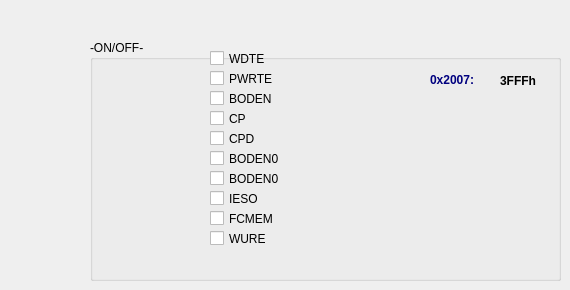
     <widget class="QWidget" name="page_8">
      <widget class="QGroupBox" name="groupBox_20">
       <property name="geometry">
        <rect>
         <x>90</x>
         <y>40</y>
         <width>471</width>
         <height>241</height>
        </rect>
       </property>
       <property name="title">
        <string>-ON/OFF-</string>
       </property>
       <widget class="QCheckBox" name="CHb_pic12_BODEN1_2">
        <property name="geometry">
         <rect>
          <x>120</x>
          <y>130</y>
          <width>70</width>
          <height>17</height>
         </rect>
        </property>
        <property name="text">
         <string>BODEN0</string>
        </property>
       </widget>
       <widget class="QCheckBox" name="CHb_pic12_wdt_4">
        <property name="geometry">
         <rect>
          <x>120</x>
          <y>10</y>
          <width>70</width>
          <height>17</height>
         </rect>
        </property>
        <property name="text">
         <string>WDTE</string>
        </property>
       </widget>
       <widget class="QCheckBox" name="CHb_pic12_CP_3">
        <property name="geometry">
         <rect>
          <x>120</x>
          <y>70</y>
          <width>70</width>
          <height>17</height>
         </rect>
        </property>
        <property name="text">
         <string>CP</string>
        </property>
       </widget>
       <widget class="QCheckBox" name="CHb_pic12_BODEN0_2">
        <property name="geometry">
         <rect>
          <x>120</x>
          <y>110</y>
          <width>70</width>
          <height>17</height>
         </rect>
        </property>
        <property name="text">
         <string>BODEN0</string>
        </property>
       </widget>
       <widget class="QCheckBox" name="CHb_pic12_pwrte_3">
        <property name="geometry">
         <rect>
          <x>120</x>
          <y>30</y>
          <width>70</width>
          <height>17</height>
         </rect>
        </property>
        <property name="text">
         <string>PWRTE</string>
        </property>
       </widget>
       <widget class="QCheckBox" name="CHb_pic12_cpd_3">
        <property name="geometry">
         <rect>
          <x>120</x>
          <y>90</y>
          <width>70</width>
          <height>17</height>
         </rect>
        </property>
        <property name="text">
         <string>CPD</string>
        </property>
       </widget>
       <widget class="QCheckBox" name="CHb_pic12_boden_3">
        <property name="geometry">
         <rect>
          <x>120</x>
          <y>50</y>
          <width>70</width>
          <height>17</height>
         </rect>
        </property>
        <property name="text">
         <string>BODEN</string>
        </property>
       </widget>
       <widget class="QLabel" name="label_16">
        <property name="geometry">
         <rect>
          <x>340</x>
          <y>30</y>
          <width>61</width>
          <height>20</height>
         </rect>
        </property>
        <property name="palette">
         <palette>
          <active>
           <colorrole role="WindowText">
            <brush brushstyle="SolidPattern">
             <color alpha="255">
              <red>0</red>
              <green>0</green>
              <blue>127</blue>
             </color>
            </brush>
           </colorrole>
           <colorrole role="Text">
            <brush brushstyle="SolidPattern">
             <color alpha="255">
              <red>0</red>
              <green>0</green>
              <blue>127</blue>
             </color>
            </brush>
           </colorrole>
           <colorrole role="ButtonText">
            <brush brushstyle="SolidPattern">
             <color alpha="255">
              <red>0</red>
              <green>0</green>
              <blue>127</blue>
             </color>
            </brush>
           </colorrole>
          </active>
          <inactive>
           <colorrole role="WindowText">
            <brush brushstyle="SolidPattern">
             <color alpha="255">
              <red>0</red>
              <green>0</green>
              <blue>127</blue>
             </color>
            </brush>
           </colorrole>
           <colorrole role="Text">
            <brush brushstyle="SolidPattern">
             <color alpha="255">
              <red>0</red>
              <green>0</green>
              <blue>127</blue>
             </color>
            </brush>
           </colorrole>
           <colorrole role="ButtonText">
            <brush brushstyle="SolidPattern">
             <color alpha="255">
              <red>0</red>
              <green>0</green>
              <blue>127</blue>
             </color>
            </brush>
           </colorrole>
          </inactive>
          <disabled>
           <colorrole role="WindowText">
            <brush brushstyle="SolidPattern">
             <color alpha="255">
              <red>118</red>
              <green>116</green>
              <blue>108</blue>
             </color>
            </brush>
           </colorrole>
           <colorrole role="Text">
            <brush brushstyle="SolidPattern">
             <color alpha="255">
              <red>118</red>
              <green>116</green>
              <blue>108</blue>
             </color>
            </brush>
           </colorrole>
           <colorrole role="ButtonText">
            <brush brushstyle="SolidPattern">
             <color alpha="255">
              <red>118</red>
              <green>116</green>
              <blue>108</blue>
             </color>
            </brush>
           </colorrole>
          </disabled>
         </palette>
        </property>
        <property name="font">
         <font>
          <pointsize>9</pointsize>
          <weight>75</weight>
          <bold>true</bold>
         </font>
        </property>
        <property name="focusPolicy">
         <enum>Qt::ClickFocus</enum>
        </property>
        <property name="contextMenuPolicy">
         <enum>Qt::DefaultContextMenu</enum>
        </property>
        <property name="frameShadow">
         <enum>QFrame::Raised</enum>
        </property>
        <property name="lineWidth">
         <number>2</number>
        </property>
        <property name="text">
         <string>0x2007:</string>
        </property>
       </widget>
       <widget class="QLabel" name="label_pic12_2010">
        <property name="geometry">
         <rect>
          <x>410</x>
          <y>30</y>
          <width>46</width>
          <height>21</height>
         </rect>
        </property>
        <property name="font">
         <font>
          <pointsize>9</pointsize>
          <weight>75</weight>
          <bold>true</bold>
         </font>
        </property>
        <property name="text">
         <string>3FFFh</string>
        </property>
       </widget>
       <widget class="QCheckBox" name="CHb_pic12_IESO_2">
        <property name="geometry">
         <rect>
          <x>120</x>
          <y>150</y>
          <width>70</width>
          <height>17</height>
         </rect>
        </property>
        <property name="text">
         <string>IESO</string>
        </property>
       </widget>
       <widget class="QCheckBox" name="CHb_pic12_FCMEM_2">
        <property name="geometry">
         <rect>
          <x>120</x>
          <y>170</y>
          <width>70</width>
          <height>17</height>
         </rect>
        </property>
        <property name="text">
         <string>FCMEM</string>
        </property>
       </widget>
       <widget class="QCheckBox" name="CHb_pic12_WURE_2">
        <property name="geometry">
         <rect>
          <x>120</x>
          <y>190</y>
          <width>70</width>
          <height>17</height>
         </rect>
        </property>
        <property name="text">
         <string>WURE</string>
        </property>
       </widget>
      </widget>
     </widget>
